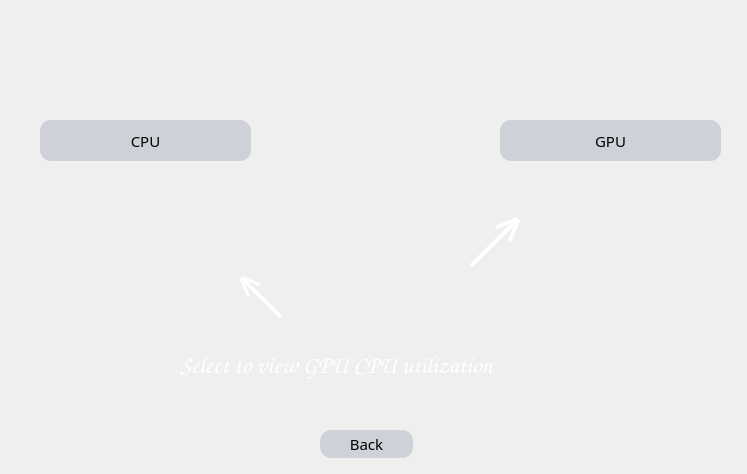
<?xml version="1.0" encoding="UTF-8"?>
<ui version="4.0">
 <class>Monitoring</class>
 <widget class="QDialog" name="Monitoring">
  <property name="geometry">
   <rect>
    <x>0</x>
    <y>0</y>
    <width>747</width>
    <height>474</height>
   </rect>
  </property>
  <property name="windowTitle">
   <string>Dialog</string>
  </property>
  <property name="toolTip">
   <string>&lt;html&gt;&lt;head/&gt;&lt;body&gt;&lt;p&gt;Monitoring&lt;/p&gt;&lt;/body&gt;&lt;/html&gt;</string>
  </property>
  <property name="styleSheet">
   <string notr="true">*{
font-size:15px;
font-family:century gothic,sans-serif;
}

QFrame{
border:solid 10px rgba(0,0,0);
backgrond-image: url(:/imgs/imgs/background.jpg);

}
#Monitoring{
border-image: url(:/imgs/imgs/background.jpg);
}


QPushButton{
background:#ced1d8;
border-style:outset;
border-radius:11px;
}

QPushButton:hover
{
   background-color:#DCDCDC;
}
QPushButton:pressed{
	background-color:#696969;
 
}</string>
  </property>
  <widget class="QFrame" name="frame">
   <property name="geometry">
    <rect>
     <x>-30</x>
     <y>-40</y>
     <width>331</width>
     <height>451</height>
    </rect>
   </property>
   <property name="frameShape">
    <enum>QFrame::StyledPanel</enum>
   </property>
   <property name="frameShadow">
    <enum>QFrame::Raised</enum>
   </property>
   <widget class="QPushButton" name="getCPUusage">
    <property name="geometry">
     <rect>
      <x>70</x>
      <y>160</y>
      <width>211</width>
      <height>41</height>
     </rect>
    </property>
    <property name="text">
     <string>CPU</string>
    </property>
   </widget>
   <widget class="QLabel" name="label_2">
    <property name="geometry">
     <rect>
      <x>270</x>
      <y>300</y>
      <width>61</width>
      <height>71</height>
     </rect>
    </property>
    <property name="styleSheet">
     <string notr="true">*{
font-size:59px;
color:white;
font-family:Comic Sans MS;
}
</string>
    </property>
    <property name="text">
     <string>↖</string>
    </property>
   </widget>
  </widget>
  <widget class="QPushButton" name="exitButtom">
   <property name="geometry">
    <rect>
     <x>320</x>
     <y>430</y>
     <width>93</width>
     <height>28</height>
    </rect>
   </property>
   <property name="text">
    <string>Back</string>
   </property>
  </widget>
  <widget class="QPushButton" name="getGPUusage">
   <property name="geometry">
    <rect>
     <x>500</x>
     <y>120</y>
     <width>221</width>
     <height>41</height>
    </rect>
   </property>
   <property name="text">
    <string>GPU</string>
   </property>
  </widget>
  <widget class="QLabel" name="label">
   <property name="geometry">
    <rect>
     <x>180</x>
     <y>350</y>
     <width>631</width>
     <height>31</height>
    </rect>
   </property>
   <property name="styleSheet">
    <string notr="true">*{
font-size:24px;
color:white;
font-family:Comic Sans MS;
}
</string>
   </property>
   <property name="text">
    <string>Select to view GPU CPU utilization</string>
   </property>
  </widget>
  <widget class="QLabel" name="label_3">
   <property name="geometry">
    <rect>
     <x>470</x>
     <y>200</y>
     <width>131</width>
     <height>81</height>
    </rect>
   </property>
   <property name="styleSheet">
    <string notr="true">*{
font-size:70px;
color:white;
font-family:Comic Sans MS;
}
</string>
   </property>
   <property name="text">
    <string>↗</string>
   </property>
  </widget>
 </widget>
 <resources/>
 <connections/>
</ui>
